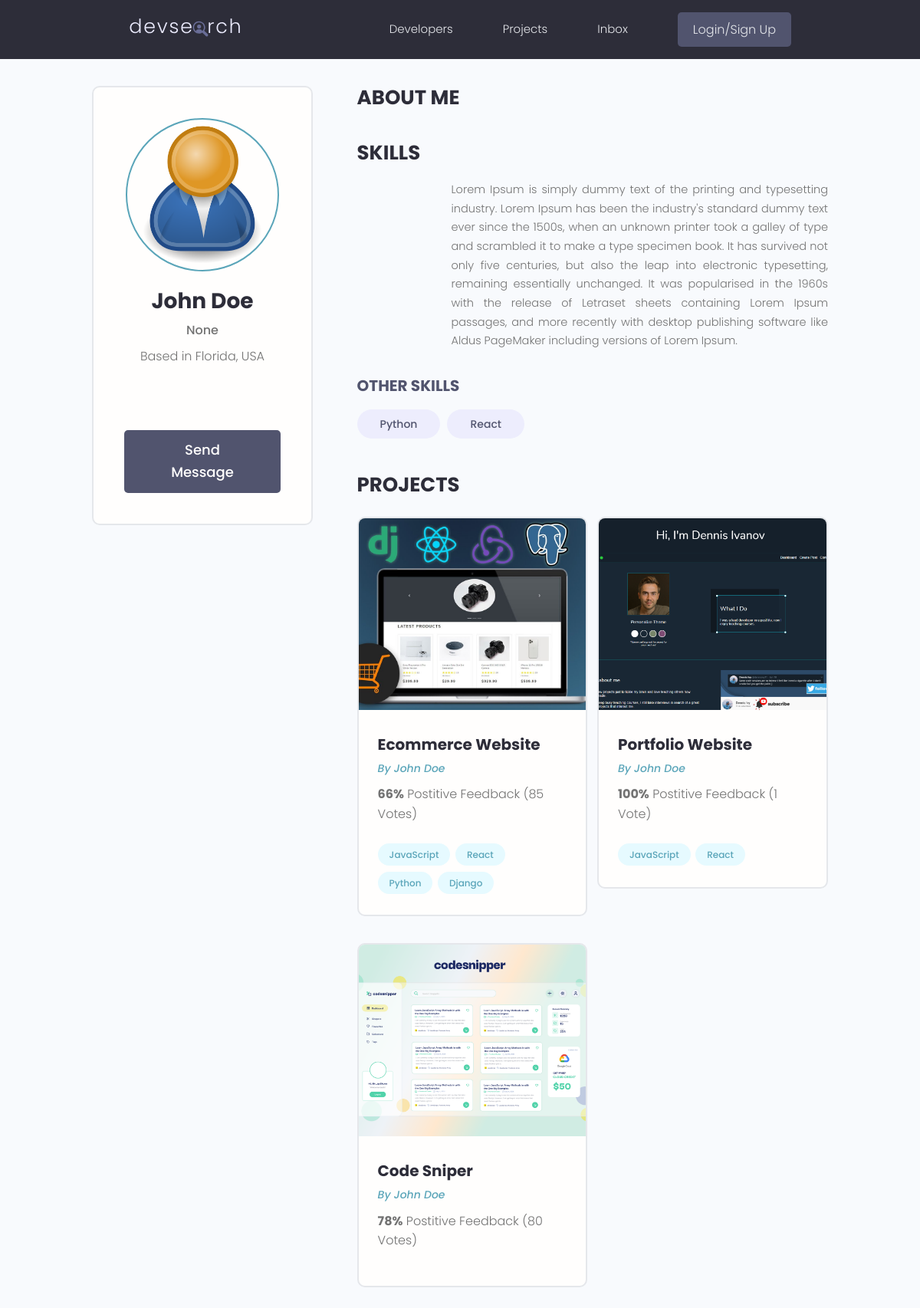
/profile/ea0e172d-aadb-47e1-901f-8f31ea6ab96a/, run on the app's committed database.
### users/models.py (models this page shows, shortened)
class Profile(models.Model):
    user = models.OneToOneField(User, on_delete=models.CASCADE, null=True, blank=True)
    name = models.CharField(max_length=200, blank=True, null=True)
    email = models.EmailField(max_length=500, blank=True, null=True)
    username = models.CharField(max_length=200, blank=True, null=True)
    location = models.CharField(max_length=200, blank=True, null=True)
    short_intro = models.CharField(max_length=200, blank=True, null=True)
    bio = models.TextField(blank=True, null=True)
    profile_image = models.ImageField(null=True, blank=True, upload_to='profiles/', default="profiles/user-default.png")
    social_github = models.CharField(max_length=200, blank=True, null=True)
    social_twitter = models.CharField(max_length=200, blank=True, null=True)
    social_linkedin = models.CharField(max_length=200, blank=True, null=True)
    social_youtube = models.CharField(max_length=200, blank=True, null=True)
    social_website = models.CharField(max_length=200, blank=True, null=True)
    created = models.DateTimeField(auto_now_add=True)
    id = models.UUIDField(default=uuid.uuid4, unique=True,
                          primary_key=True, editable=False)

class Skill(models.Model):
    owner = models.ForeignKey(Profile, on_delete=models.CASCADE, null=True, blank=True)
    name = models.CharField(max_length=200, blank=True, null=True)
    description = models.TextField(null=True, blank=True)
    created = models.DateTimeField(auto_now_add=True)
    id = models.UUIDField(default=uuid.uuid4, unique=True,
                          primary_key=True, editable=False)
    def __str__(self):
        return str(self.name)

### projects/models.py (models this page shows, shortened)
class Project(models.Model):
    owner = models.ForeignKey(Profile, null=True, blank=True, on_delete=models.SET_NULL)
    title = models.CharField(max_length=200)
    description = models.TextField(null=True, blank=True)
    featured_image = models.ImageField(null=True, blank=True, default="default.jpg")
    demo_link = models.CharField(max_length=2000, null=True, blank=True)
    source_link = models.CharField(max_length=2000, null=True, blank=True)
    tags = models.ManyToManyField('Tag', blank=True)
    vote_total = models.IntegerField(default=0, null=True, blank=True)
    vote_ratio = models.IntegerField(default=0, null=True, blank=True)
    created = models.DateTimeField(auto_now_add=True)
    id = models.UUIDField(default=uuid.uuid4, unique=True,
                          primary_key=True, editable=False)

class Tag(models.Model):
    name = models.CharField(max_length=200)
    created = models.DateTimeField(auto_now_add=True)
    id = models.UUIDField(default=uuid.uuid4, unique=True,
                          primary_key=True, editable=False)
    def __str__(self):
        return self.name

### users/views.py (the view)
# urls.py: path('profile/<str:pk>/', views.userProfile, name="user-profile"),
def userProfile(request, pk):
    profile = Profile.objects.get(id=pk)
    topSkills = profile.skill_set.exclude(description__exact="")
    otherSkills = profile.skill_set.filter(description="")
    context = {
        'profile':profile,
        'topSkills': topSkills,
        'otherSkills': otherSkills,
    }
    return render(request, 'users/user-profile.html', context)

### users/templates/users/user-profile.html (shortened to what this page needs)
{% extends 'main.html' %}
{% block content %}
 <main class="profile my-md">
    <div class="container">
      <div class="layout">
        <div class="column column--1of3">
          <div class="card text-center">
            <div class="card__body dev">
              <img class="avatar avatar--xl" src="{{ profile.profile_image.url }}" />
              <h2 class="dev__name">{{profile.name}}</h2>
              <p class="dev__title">{{profile.short_intro}}</p>
              <p class="dev__location">Based in {{profile.location}}</p>
              <ul class="dev__social">
              </ul>
              <a href="#" class="btn btn--sub btn--lg">Send Message </a>
            </div>
          </div>
        </div>
        <div class="column column--2of3">
          <div class="devInfo">
            <h3 class="devInfo__title">About Me</h3>
          </div>
          <div class="devInfo">
            <h3 class="devInfo__title">Skills</h3>
            <div class="devInfo__skills">
                {% for skill in topSkills %}
              <div class="devSkill">
                <p class="devSkill__info">{{skill.description}}</p>
              </div>
                {% endfor %}
              <h3 class="devInfo__subtitle">Other Skills</h3>
              <div class="devInfo__otherSkills">
                {% for skill in otherSkills %}
                <span class="tag tag--pill tag--sub tag--lg">
                  <small>{{skill}}</small>
                </span>
                {% endfor %}
              </div>
            </div>
          </div>
          <div class="devInfo">
            <h3 class="devInfo__title">Projects</h3>
            <div class="grid grid--two">
                {% for project in profile.project_set.all %}
              <div class="column">
                <div class="card project">
                  <a href="{% url 'project' project.id %}" class="project">
                    <img class="project__thumbnail" src="{{project.featured_image.url}}" alt="project thumbnail" />
                    <div class="card__body">
                      <h3 class="project__title">{{project.title}}</h3>
                      <p><a class="project__author" href="{% url 'user-profile' project.owner.id %}">By {{project.owner.name}}</a></p>
                      <p class="project--rating">
                        <span style="font-weight: bold;">{{project.vote_ratio}}%</span> Postitive
                        Feedback ({{project.vote_total}} Vote{{project.vote_total|pluralize:"s"}})
                      </p>
                      <div class="project__tags">
                        {% for tag in project.tags.all %}
                        <span class="tag tag--pill tag--main">
                          <small>{{tag}}</small>
                        </span>
                        {% endfor %}
                      </div>
                    </div>
                  </a>
                </div>
              </div>
              {% endfor %}
            </div>
          </div>
        </div>
      </div>
    </div>
  </main>
{% endblock content %}

### static/styles/app.css (style rules this page uses)
:root { --color-sub: #2d2d39; }
.btn--sub { background-color: var(--color-sub-light); }
.card { border: 2px solid var(--color-light); }
img { width: 100%; }
.profile .card > .dev { padding: 4rem; }
.dev__name { color: var(--color-sub); font-size: 2.8rem; font-weight: 700; margin-top: 1rem; margin-bottom: 0.5rem; }
.dev__title { font-size: 1.6rem; font-weight: 500; line-height: 1.3; }
.dev__location { margin-top: 1rem; }
.dev__social { margin: 3rem 0; list-style: none; display: flex; justify-content: center; gap: 1.5rem; }
.devInfo { margin-bottom: 3rem; }
.devInfo__title, .devInfo__subtitle { font-size: 2.6rem; color: var(--color-sub); text-transform: uppercase; font-weight: 700; margin-bottom: 1.5rem; }
.devInfo__subtitle { font-size: 2rem; color: var(--color-sub-light); }
.devInfo__about, .devSkill__info { font-size: 1.45rem; line-height: 1.7; text-align: justify; }
.devSkill { margin-bottom: 3rem; }
@media screen and (min-width: 700px) { .devSkill { display: flex; justify-content: space-between; gap: 3rem; } }
@media screen and (min-width: 700px) { .devSkill__info { flex-basis: 80%; } }
.project__author { font-size: 1.4rem; font-style: italic; }
.project--rating { margin-bottom: 1.6em; margin-top: .5em; }
.project__thumbnail { height: 25rem; object-fit: cover; object-position: top center; }
.project__title { font-size: 2rem; font-weight: 700; color: var(--color-sub); }

### static/uikit/styles/modules/_variables.css (style rules this page uses)
:root { --color-main: #5aa5b9; --color-main-light: #e6faff; --color-sub: #3f4156; --color-sub-light: #51546e; --color-sub-lighter: #ededfd; --color-text: #737373; --color-gray: #8b8b8b; --color-light: #e5e7eb; --color-light-gray: #767676; --color-bg: #f8fafd; --color-white: #fffefd; --color-white-light: #f3f3f3; --color-success: #359e64; --color-success-bg: #def8e8; --color-error: #fc4b0b; --color-error-bg: #fff2ee; --font-base: 'Poppins', arial, helvetica, 'Segoe UI', roboto, ubuntu, sans-serif; --font-monospace: 'Fira Code', 'Courier New', courier, monospace; --font-regular: 300; --font-medium: 500; --font-bold: 700; --generic-shadow: 1px 1px 5px #00000010; --generic-transition: all 0.3s ease-in-out; }

### static/uikit/styles/modules/_base.css (style rules this page uses)
* { margin: 0; padding: 0; box-sizing: border-box; text-rendering: optimizeLegibility; color: inherit; font-size: inherit; }
html { font-size: 50%; }
@media only screen and (min-width: 480px) { html { font-size: 56.25%; } }
@media only screen and (min-width: 1200px) { html { font-size: 62.5%; } }
body { line-height: 1.6; font-weight: 400; font-size: 1.5rem; color: var(--color-text); background-color: var(--color-bg); min-height: 100vh; }

### static/uikit/styles/modules/_typography.css (style rules this page uses)
* { font-family: var(--font-base); }
h2 { font-size: 3.6rem; font-weight: var(--font-bold); }
h3 { font-size: 3.2rem; font-weight: var(--font-medium); }
p, span, strong { font-size: 1.6rem; color: var(--color-text); font-weight: var(--font-regular); }
a { padding-bottom: 2px; text-decoration: none; display: inline-block; color: var(--color-main); font-weight: var(--font-medium); }

### static/uikit/styles/modules/_utilities.css (style rules this page uses)
.container { width: 92%; max-width: 165rem; margin: 0 auto; box-sizing: border-box; }
@media screen and (min-width: 1000px) { .container { width: 90%; } }
@media screen and (min-width: 1200px) { .container { width: 80%; } }
.text-center { text-align: center; }
.my-md { margin: 3rem auto; }

### static/uikit/styles/modules/_avatar.css (style rules this page uses)
.avatar { border-radius: 50%; border: 2px solid var(--color-main); object-fit: cover; }
.avatar--xl { height: 20rem; width: 20rem; }

### static/uikit/styles/modules/_button.css (style rules this page uses)
.btn { display: inline-block; position: relative; cursor: pointer; background-color: var(--color-light); font-weight: var(--font-medium); color: var(--color-sub); text-decoration: none; padding: 1rem 2rem; border-radius: 0.5rem; border: none; width: -webkit-fit-content; width: -moz-fit-content; width: fit-content; height: -webkit-fit-content; height: -moz-fit-content; height: fit-content; font-size: 1.6rem; outline-width: 0; outline-color: transparent; -webkit-backface-visibility: hidden; backface-visibility: hidden; transition: all 0.3s ease-in-out; }
.btn--sub { background-color: var(--color-sub); color: var(--color-white); }
.btn--lg { font-size: 1.8rem; padding: 1.2rem 4.5rem; }

### static/uikit/styles/modules/_card.css (style rules this page uses)
.card { border-radius: 1rem; background-color: var(--color-white); border: 1.5px solid var(--color-light); width: auto; height: auto; margin-top: 0.5rem; margin-bottom: 0.5rem; overflow: hidden; }
.card__body, .card__header { padding: 2rem 2.5rem; }

### data on the page
Profile: profile_image (placeholder picture), name "John Doe", short_intro "None", location "Florida, USA"
Skill: description "Lorem Ipsum is simply dummy text of the printing and typesetting industry. Lorem Ipsum has been the industry's standard dummy text ever since the 1500s, when an unknown printer took a galley of type and scrambled it to make a type specimen book. It has survived not only five centuries, but also the leap into electronic typesetting, remaining essentially unchanged. It was popularised in the 1960s with the release of Letraset sheets containing Lorem Ipsum passages, and more recently with desktop publishing software like Aldus PageMaker including versions of Lorem Ipsum."
Skill: name "Python"
Skill: name "React"
Project: featured_image (picture), title "Ecommerce Website", owner.name "John Doe", vote_ratio "66", vote_total "85"
Tag: name "JavaScript"
Tag: name "React"
Tag: name "Python"
Tag: name "Django"
Project: featured_image (picture), title "Portfolio Website", owner.name "John Doe", vote_ratio "100", vote_total "1"
Project: featured_image (picture), title "Code Sniper", owner.name "John Doe", vote_ratio "78", vote_total "80"
